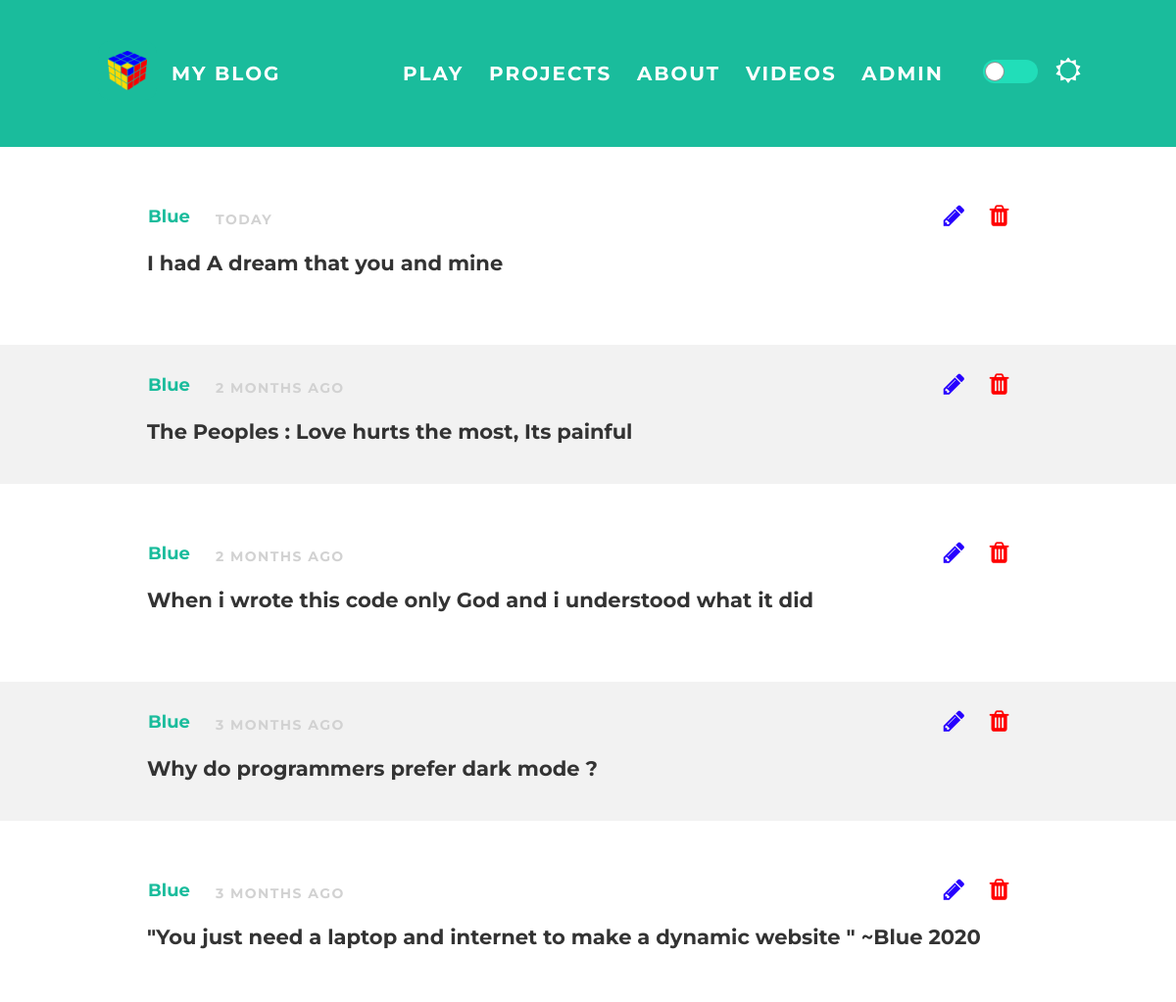
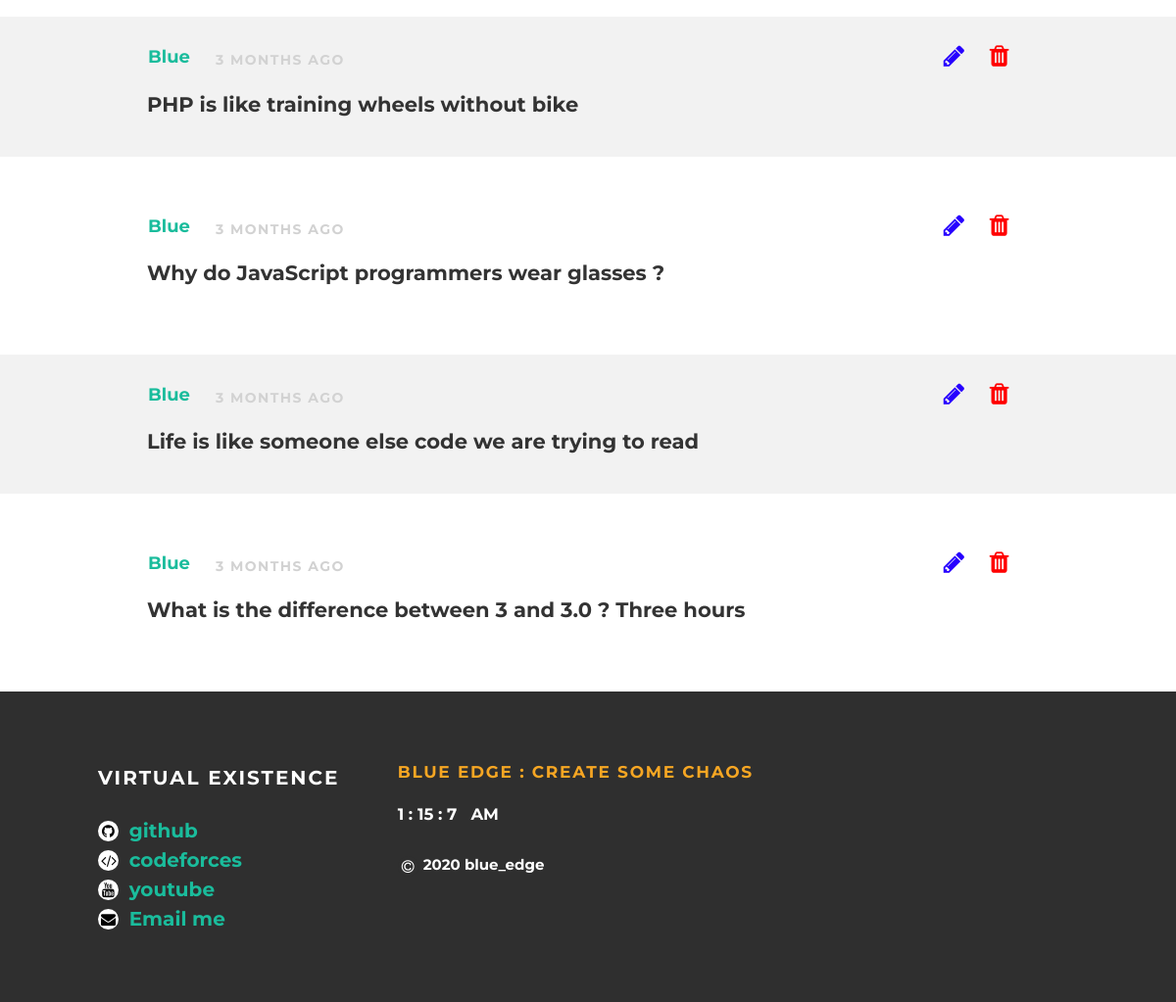
Page /edit on the committed database (2 pictures, top to bottom).
### app.py (models this page shows, shortened)
class Posts(db.Model):
    id = db.Column(db.Integer, unique=True, primary_key=True)
    title = db.Column(db.String(200), nullable=False)
    content = db.Column(db.String(600), nullable=False)
    date = db.Column(db.DateTime, default=datetime.now)
    author = db.Column(db.String(200), default=para['user'])
    image = db.Column(db.String(30), default=giveme())

### app.py (the view)
@app.route('/edit')
def edit():
    posts = Posts.query.order_by(Posts.date.desc()).all()
    return render_template('edit.html', posts=posts)

### templates/edit.html
{%extends "base.html" %}
{%block body%}
<div id="content">
  {% for post in posts %}
  <div class="post-container">
    <div class="post" style="padding:20px">
      <div class="post-author" style="float:left;margin:10px;margin-left:-15px;">
        <span>{{post.author}}</span>
      </div>
      <a href="/delete/{{post.id}}" type="submit" style="float:right;color:red;" id="icons" class="fa fa-trash" ></a>
      <a href="/edit/{{post.id}}" type="submit" style="float:right;color:#2700ff;" id="icons" class="fa fa-pencil" ></a>
      <p class="post-date" name="dated" id="{{post.date}}" style="margin-left:70px"></p>
      <h3 class="post-title">{{post.title}}</h3>
    </div>
  </div>
  {% endfor %}
</div>
{%endblock%}

### static/css/styles.css (style rules this page uses)
.fa { background: white; color: black; padding: 3px; font-size: 15px; width: 15px; text-align: center; text-decoration: none; border-radius: 50%; margin-right: 5px; margin-top: 5px; vertical-align: top; }
body[data-theme="light"] { background-color: white; color: #555; margin: 0; font-family: 'Montserrat', sans-serif; }
.post { max-width: 900px; margin-top: 30px; margin-bottom: 30px; margin-left: auto; margin-right: auto; padding: 60px; border-radius: 15px; transition: 0.5s; }
.post-container { margin: 0 auto; font-size: 18px; font-weight: bold; }
body[data-theme="light"] .post-container:nth-child(even) { background-color: #f2f2f2; }
.post-author span { color: #1abc9c; margin-left: 16px; }
.post-date { color: #D2D2D2; font-size: 14px; font-weight: bold; text-transform: uppercase; letter-spacing: 0.1em; }
body[data-theme="light"] h3 { color: #333; }
p { line-height: 1.5; }
a { color: #1abc9c; text-decoration: none; }
#icons { background-color: inherit; padding: 3px; font-size: 25px; width: 25px; text-align: center; text-decoration: none; border-radius: 50%; margin-right: 15px; margin-top: 5px; vertical-align: top; }

### rows in the picture
Posts: author "Blue", title "I had A dream that you and mine"
Posts: author "Blue", title "The Peoples : Love hurts the most, Its painful"
Posts: author "Blue", title "When i wrote this code only God and i understood what it did"
Posts: author "Blue", title "Why do programmers prefer dark mode ?"
Posts: author "Blue", title "\"You just need a laptop and internet to make a dynamic website \" ~Blue 2020"
Posts: author "Blue", title "PHP is like training wheels without bike"
Posts: author "Blue", title "Why do JavaScript programmers wear glasses ?"
Posts: author "Blue", title "Life is like someone else code we are trying to read"
Posts: author "Blue", title "What is the difference between 3 and 3.0 ? Three hours"
